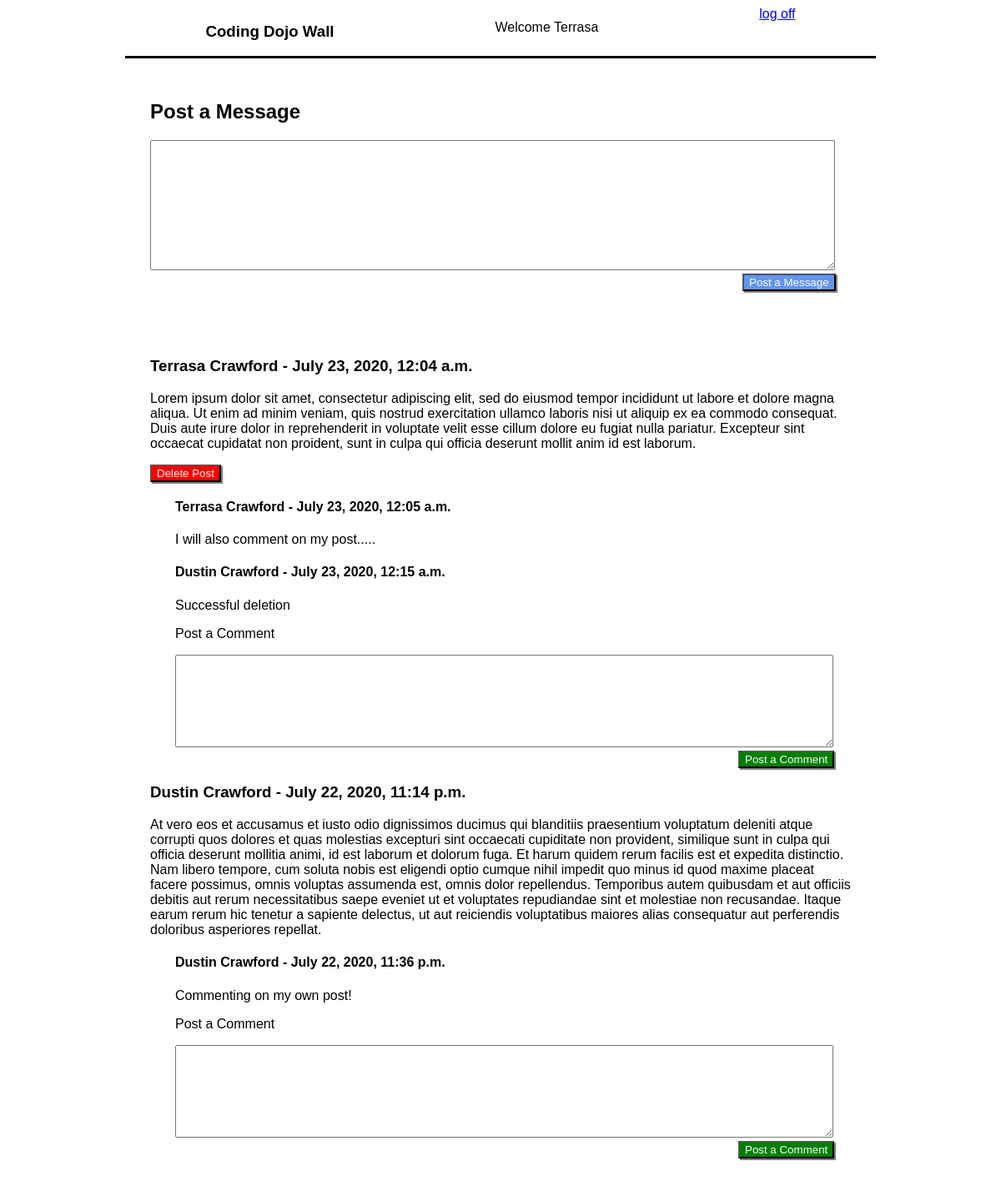
Page /wall/ (signed in) on the committed database.
### login_app/models.py (models this page shows)
class User(models.Model):
    first_name = models.CharField(max_length=255)
    last_name = models.CharField(max_length=255)
    email = models.EmailField()
    password = models.TextField()
    created_at = models.DateTimeField(auto_now_add=True)
    updated_at = models.DateTimeField(auto_now=True)
    objects = UserManager()

### wall_app/models.py (models this page shows)
class Message(models.Model):
    user_id = models.ForeignKey(User, related_name="messages", on_delete=models.CASCADE)
    message = models.TextField()
    created_at = models.DateTimeField(auto_now_add=True)
    updated_at = models.DateTimeField(auto_now=True)

class Comment(models.Model):
    message_id = models.ForeignKey(Message, related_name="comments", on_delete=models.CASCADE)
    user_id = models.ForeignKey(User, related_name="comments", on_delete=models.CASCADE)
    comment = models.TextField()
    created_at = models.DateTimeField(auto_now_add=True)
    updated_at = models.DateTimeField(auto_now=True)

### wall_app/views.py (the view)
# urls.py: path('wall/', include('wall_app.urls')),
def wall(request):
    context = {
        'user': User.objects.get(id=request.session['user_id']),
        'posts': Message.objects.all(),
        'comments': Comment.objects.all(),
    }
    return render(request, 'wall.html', context)

### wall_app/templates/wall.html (shortened to what this page needs)
<!DOCTYPE html>
<html lang="en">
<head>
    {% load static %}
    <link rel="stylesheet" href="{% static 'css/posts.css' %}">
</head>
<body>
    <div class="container">
        <div class="navbar">
            <h3>Coding Dojo Wall</h3>
            <p>Welcome {{ user.first_name }}</p>
            <a href="/logout">log off</a>
        </div>
        <div class="post-form-container">
            <h2>Post a Message</h2>
            <form action="/wall/post_message" method="POST">
                <textarea name="mess_content" cols="100" rows="10"></textarea>
                <button class="btn-message" type="submit">Post a Message</button>
            </form>
        </div>
        <div class="post-container">
            {% for post in posts reversed %}
                    <h3>{{ post.user_id.first_name }} {{ post.user_id.last_name }} - {{ post.created_at }}</h3>
                    <p>{{ post.message }}</p>
                    {% if post.user_id.id == user.id %}
                        <form action="/wall/delete_message" method="POST">
                            <button class="btn-delete" type="submit">Delete Post</button>
                        </form>
                    {% endif %}
                    <div class="comment-container">
                        {% for comment in comments %}
                            {% if comment.message_id.id == post.id %}
                                    <h4>{{ comment.user_id.first_name }} {{ comment.user_id.last_name }} - {{ comment.created_at }}</h4>
                                    <p>{{ comment.comment }}</p>
                            {% endif %}
                        {% endfor %}
                        <div class="comment-form-container">
                            <p>Post a Comment</p>
                            <form action="/wall/post_comment" method="POST">
                                <textarea name="comment_content" cols="96" rows="7"></textarea>
                                <button class="btn-comment" type="submit">Post a Comment</button>
                            </form>
                        </div>
                    </div>
            {% endfor %}
        </div>
    </div>
</body>
</html>

### wall_app/static/css/posts.css (style rules this page uses)
body { font-family: Arial, Helvetica, sans-serif; }
.container { width: 900px; margin: 0 auto; }
.navbar { display: flex; justify-content: space-around; border-bottom:3px solid black; }
.post-form-container { padding: 30px; }
.btn-message { background-color: cornflowerblue; color: white; box-shadow: 2px 2px grey; margin-left: 710px; }
.post-container { padding: 30px; }
.comment-container { padding-left: 30px; }
.btn-comment { background-color: green; color: white; box-shadow: 2px 2px grey; margin-left: 675px; }
.btn-delete { background-color: red; color: white; box-shadow: 2px 2px grey; }

### rows in the picture
User: first_name "Terrasa"
Message: user_id.first_name "Terrasa", user_id.last_name "Crawford", created_at "July 23, 2020, 12:04 a.m.", message "Lorem ipsum dolor sit amet, consectetur adipiscing elit, sed do eiusmod tempor incididunt ut labore et dolore magna aliqua. Ut enim ad minim veniam, quis nostrud exercitation ullamco laboris nisi ut aliquip ex ea commodo consequat. Duis aute irure dolor in reprehenderit in voluptate velit esse cillum dolore eu fugiat nulla pariatur. Excepteur sint occaecat cupidatat non proident, sunt in culpa qui officia deserunt mollit anim id est laborum."
Comment: user_id.first_name "Terrasa", user_id.last_name "Crawford", created_at "July 23, 2020, 12:05 a.m.", comment "I will also comment on my post....."
Comment: user_id.first_name "Dustin", user_id.last_name "Crawford", created_at "July 23, 2020, 12:15 a.m.", comment "Successful deletion"
Message: user_id.first_name "Dustin", user_id.last_name "Crawford", created_at "July 22, 2020, 11:14 p.m.", message "At vero eos et accusamus et iusto odio dignissimos ducimus qui blanditiis praesentium voluptatum deleniti atque corrupti quos dolores et quas molestias excepturi sint occaecati cupiditate non provident, similique sunt in culpa qui officia deserunt mollitia animi, id est laborum et dolorum fuga. Et harum quidem rerum facilis est et expedita distinctio. Nam libero tempore, cum soluta nobis est eligendi optio cumque nihil impedit quo minus id quod maxime placeat facere possimus, omnis voluptas assumenda est, omnis dolor repellendus. Temporibus autem quibusdam et aut officiis debitis aut rerum necessitatibus saepe eveniet ut et voluptates repudiandae sint et molestiae non recusandae. Itaque…"
Comment: user_id.first_name "Dustin", user_id.last_name "Crawford", created_at "July 22, 2020, 11:36 p.m.", comment "Commenting on my own post!"
